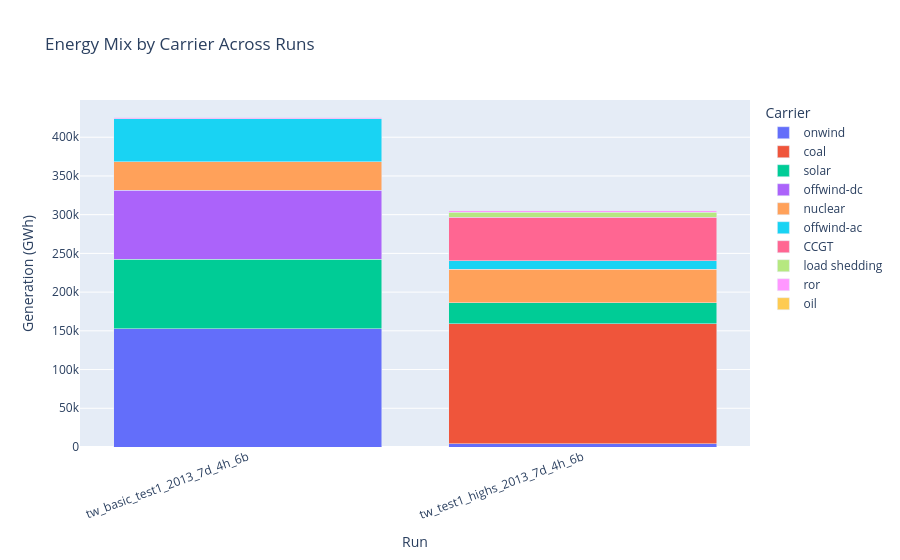

Here is the notebook cell this chart was saved with:
### Markdown cell above
### Energy Mix

Energy is weighted by the model snapshot weighting, so the totals represent the modeled period rather than just raw summed time steps. The pie chart shows each carrier's share of modeled electricity generation.

### Code cell
snapshot_weight = n.snapshot_weightings.generators.reindex(n.snapshots).fillna(1.0)

generation_by_run, generation_compare_df, energy_mix_df = build_generation_comparison(run_networks)
display(generation_compare_df)

plot_generation_comparison(energy_mix_df).show()

generation_gwh = generation_by_run[selected_result.name].sort_values(ascending=False)

### Figure 1 — Plotly figure (JSON) as saved in the notebook; plotly's stock layout.template omitted (floating-point values rounded to 4 significant figures)
{"data": [{"hovertemplate": "Carrier=onwind<br>Run=%{x}<br>Generation (GWh)=%{y}<extra></extra>", "legendgroup": "onwind", "marker": {"color": "#636efa", "pattern": {"shape": ""}}, "name": "onwind", "orientation": "v", "showlegend": true, "textposition": "auto", "type": "bar", "x": ["tw_basic_test1_2013_7d_4h_6b", "tw_test1_highs_2013_7d_4h_6b"], "xaxis": "x", "y": [153000.0, 4030.0], "yaxis": "y"}, {"hovertemplate": "Carrier=coal<br>Run=%{x}<br>Generation (GWh)=%{y}<extra></extra>", "legendgroup": "coal", "marker": {"color": "#EF553B", "pattern": {"shape": ""}}, "name": "coal", "orientation": "v", "showlegend": true, "textposition": "auto", "type": "bar", "x": ["tw_basic_test1_2013_7d_4h_6b", "tw_test1_highs_2013_7d_4h_6b"], "xaxis": "x", "y": [0.0, 155400.0], "yaxis": "y"}, {"hovertemplate": "Carrier=solar<br>Run=%{x}<br>Generation (GWh)=%{y}<extra></extra>", "legendgroup": "solar", "marker": {"color": "#00cc96", "pattern": {"shape": ""}}, "name": "solar", "orientation": "v", "showlegend": true, "textposition": "auto", "type": "bar", "x": ["tw_basic_test1_2013_7d_4h_6b", "tw_test1_highs_2013_7d_4h_6b"], "xaxis": "x", "y": [89170.0, 27000.0], "yaxis": "y"}, {"hovertemplate": "Carrier=offwind-dc<br>Run=%{x}<br>Generation (GWh)=%{y}<extra></extra>", "legendgroup": "offwind-dc", "marker": {"color": "#ab63fa", "pattern": {"shape": ""}}, "name": "offwind-dc", "orientation": "v", "showlegend": true, "textposition": "auto", "type": "bar", "x": ["tw_basic_test1_2013_7d_4h_6b", "tw_test1_highs_2013_7d_4h_6b"], "xaxis": "x", "y": [89260.0, 0.0], "yaxis": "y"}, {"hovertemplate": "Carrier=nuclear<br>Run=%{x}<br>Generation (GWh)=%{y}<extra></extra>", "legendgroup": "nuclear", "marker": {"color": "#FFA15A", "pattern": {"shape": ""}}, "name": "nuclear", "orientation": "v", "showlegend": true, "textposition": "auto", "type": "bar", "x": ["tw_basic_test1_2013_7d_4h_6b", "tw_test1_highs_2013_7d_4h_6b"], "xaxis": "x", "y": [36730.0, 42860.0], "yaxis": "y"}, {"hovertemplate": "Carrier=offwind-ac<br>Run=%{x}<br>Generation (GWh)=%{y}<extra></extra>", "legendgroup": "offwind-ac", "marker": {"color": "#19d3f3", "pattern": {"shape": ""}}, "name": "offwind-ac", "orientation": "v", "showlegend": true, "textposition": "auto", "type": "bar", "x": ["tw_basic_test1_2013_7d_4h_6b", "tw_test1_highs_2013_7d_4h_6b"], "xaxis": "x", "y": [55940.0, 11510.0], "yaxis": "y"}, {"hovertemplate": "Carrier=CCGT<br>Run=%{x}<br>Generation (GWh)=%{y}<extra></extra>", "legendgroup": "CCGT", "marker": {"color": "#FF6692", "pattern": {"shape": ""}}, "name": "CCGT", "orientation": "v", "showlegend": true, "textposition": "auto", "type": "bar", "x": ["tw_basic_test1_2013_7d_4h_6b", "tw_test1_highs_2013_7d_4h_6b"], "xaxis": "x", "y": [121.8, 55900.0], "yaxis": "y"}, {"hovertemplate": "Carrier=load shedding<br>Run=%{x}<br>Generation (GWh)=%{y}<extra></extra>", "legendgroup": "load shedding", "marker": {"color": "#B6E880", "pattern": {"shape": ""}}, "name": "load shedding", "orientation": "v", "showlegend": true, "textposition": "auto", "type": "bar", "x": ["tw_basic_test1_2013_7d_4h_6b", "tw_test1_highs_2013_7d_4h_6b"], "xaxis": "x", "y": [0.0, 6776.0], "yaxis": "y"}, {"hovertemplate": "Carrier=ror<br>Run=%{x}<br>Generation (GWh)=%{y}<extra></extra>", "legendgroup": "ror", "marker": {"color": "#FF97FF", "pattern": {"shape": ""}}, "name": "ror", "orientation": "v", "showlegend": true, "textposition": "auto", "type": "bar", "x": ["tw_basic_test1_2013_7d_4h_6b", "tw_test1_highs_2013_7d_4h_6b"], "xaxis": "x", "y": [1485.0, 1485.0], "yaxis": "y"}, {"hovertemplate": "Carrier=oil<br>Run=%{x}<br>Generation (GWh)=%{y}<extra></extra>", "legendgroup": "oil", "marker": {"color": "#FECB52", "pattern": {"shape": ""}}, "name": "oil", "orientation": "v", "showlegend": true, "textposition": "auto", "type": "bar", "x": ["tw_basic_test1_2013_7d_4h_6b", "tw_test1_highs_2013_7d_4h_6b"], "xaxis": "x", "y": [0.0, 0.0], "yaxis": "y"}], "layout": {"barmode": "stack", "legend": {"title": {"text": "Carrier"}, "tracegroupgap": 0}, "title": {"text": "Energy Mix by Carrier Across Runs"}, "xaxis": {"anchor": "y", "domain": [0, 1], "tickangle": -20, "title": {"text": "Run"}}, "yaxis": {"anchor": "x", "domain": [0, 1], "title": {"text": "Generation (GWh)"}}}}
